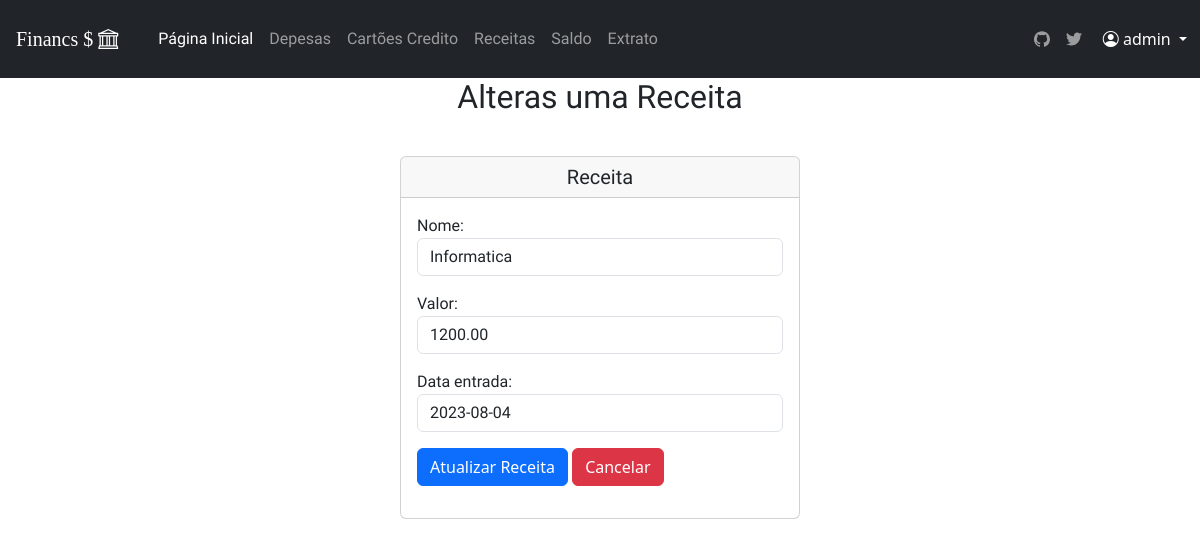
Page /atualizar_receita/2/ (signed in) on the earlier database version.
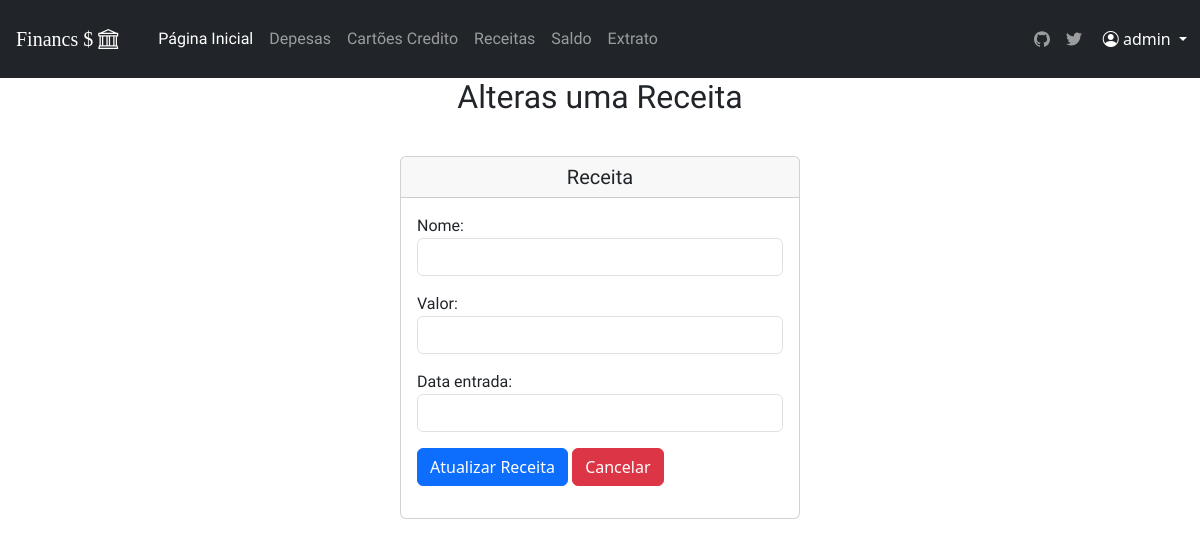
Same page on the later database version.
### financas/models.py (models this page shows, shortened)
class Receita (models.Model):
    id_usuario= models.ForeignKey(User, on_delete=models.CASCADE)
    nome = models.CharField(max_length=100)
    valor = models.DecimalField(max_digits=10, decimal_places=2)
    data_entrada = models.DateField()
    dp_rc =  models.CharField(max_length=50, choices=dp_rc)

### financas/views.py (the view)
# urls.py: path('atualizar_receita/<id_receita>/',atualizar_receita, name='atualizar_receita'),
@login_required
def atualizar_receita(request, id_receita):
    receita = Receita.objects.filter(id=id_receita, id_usuario=request.user).first()
    id_usuario = request.user.id
    if request.method == 'POST':
        form = ReceitaForm(request.POST, instance=receita)
        if form.is_valid():
            form.save()
            return redirect('receita', id_usuario )
    else:
        form = ReceitaForm(instance=receita)
    context = {
        'form': form
    }
    return render(request, 'receita/atualizar_receita.html', context)

### financas/forms.py
class ReceitaForm(forms.ModelForm):
    class Meta:
        model = Receita
        fields = ['nome', 'valor', 'data_entrada']
        widgets = {
            'nome': forms.TextInput(attrs={'class': 'form-control'}),
            'valor': forms.NumberInput(attrs={'class': 'form-control'}),
            'data_entrada' : forms.DateInput(attrs={'class': 'form-control'}),
        }

### financ/timeout.py (called while the page is built, shortened)
    def __call__(self, request):
        if request.user.is_authenticated:
            last_activity = request.session.get('last_activity')
            request.session['last_activity'] = datetime.datetime.now().isoformat()
        response = self.get_response(request)
        return response

### financas/static/templates/receita/atualizar_receita.html (shortened to what this page needs)
{%extends 'base.html'%}
{%load static %}
{%block content%}
<h2 class=" text-center">Alteras uma Receita</h2>
<div class='container content mt-4 d-flex justify-content-center align-items-center'>
    <div class="card mt-3" style="width:400px">
      <h5 class="card-header text-center">Receita</h5>
      <div class="card-body ">
                <form method="post">
                    <div class="form-group">
                  {{form.as_p}}
                <button type="submit" class="btn btn-primary text-white" >Atualizar Receita </button>
                <a href="{%url 'receita' request.user.id %}" class="btn btn-danger text-white" >Cancelar</a>
                </form>
      </div>
    </div>
</div>
{%endblock%}

Differences in the rows shown:
removed Receita: nome "Informatica", valor "1200.00", data_entrada "2023-08-04"
